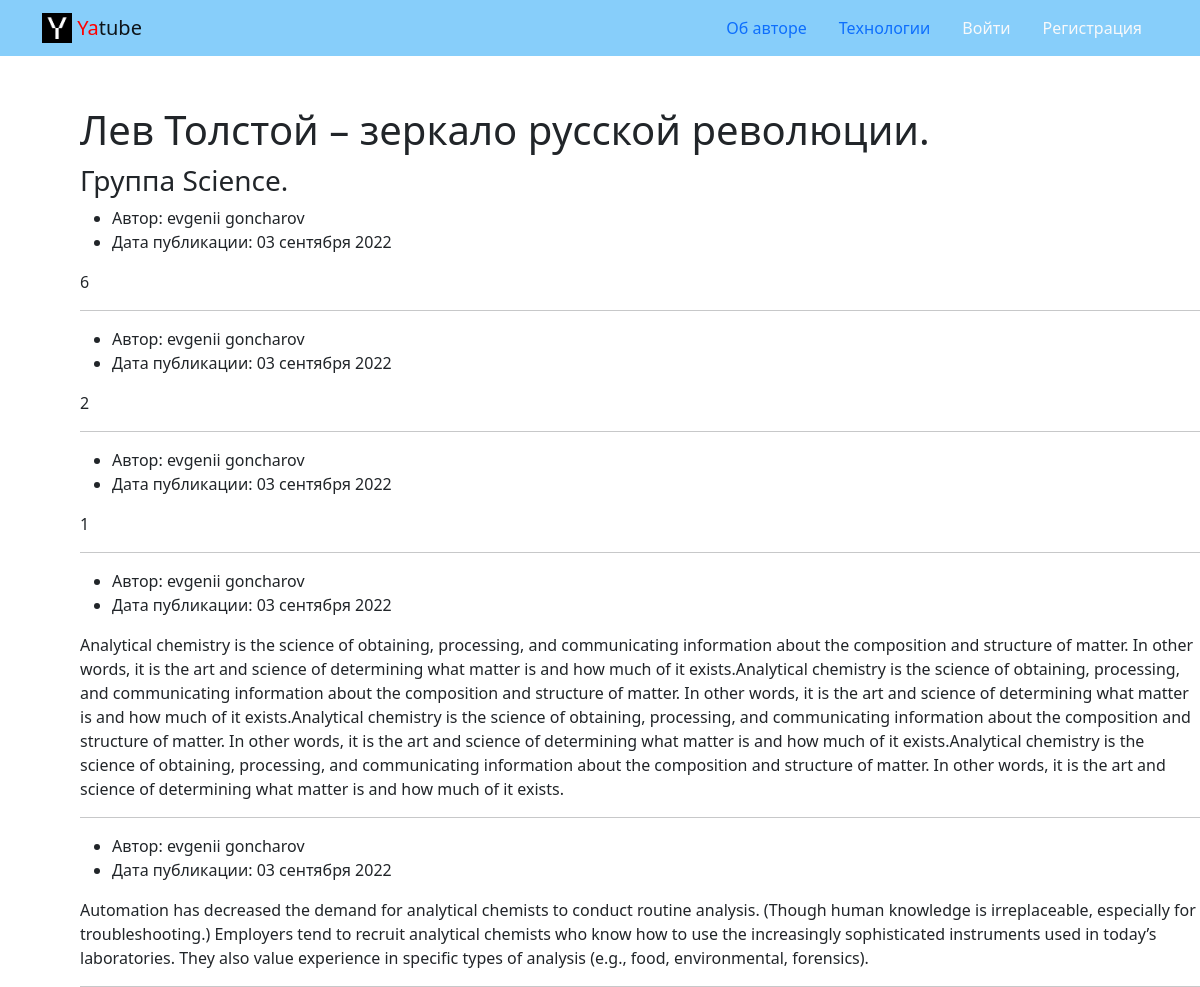
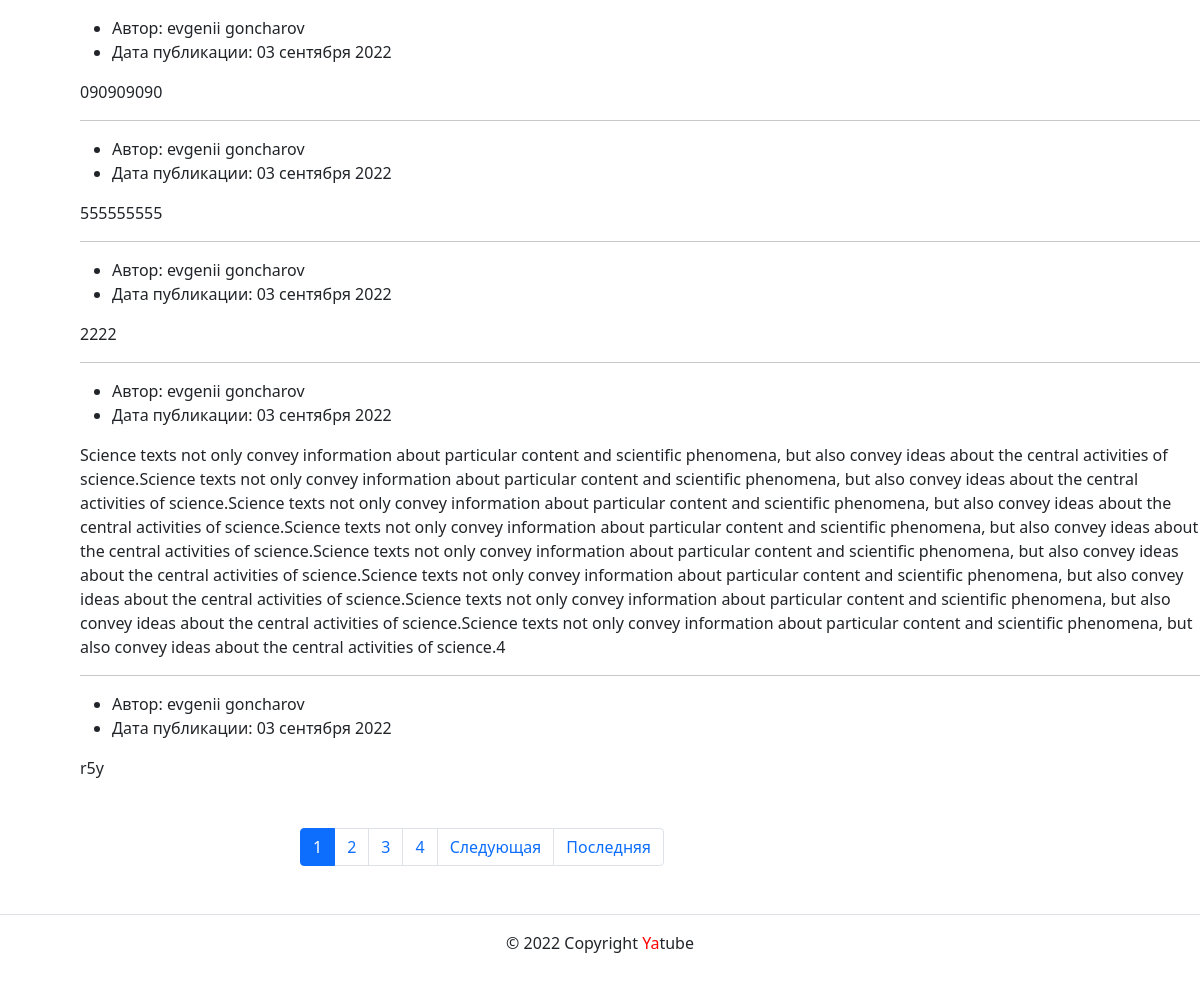
/group/one/, run on an earlier commit of the app's database (2 pictures, top to bottom).
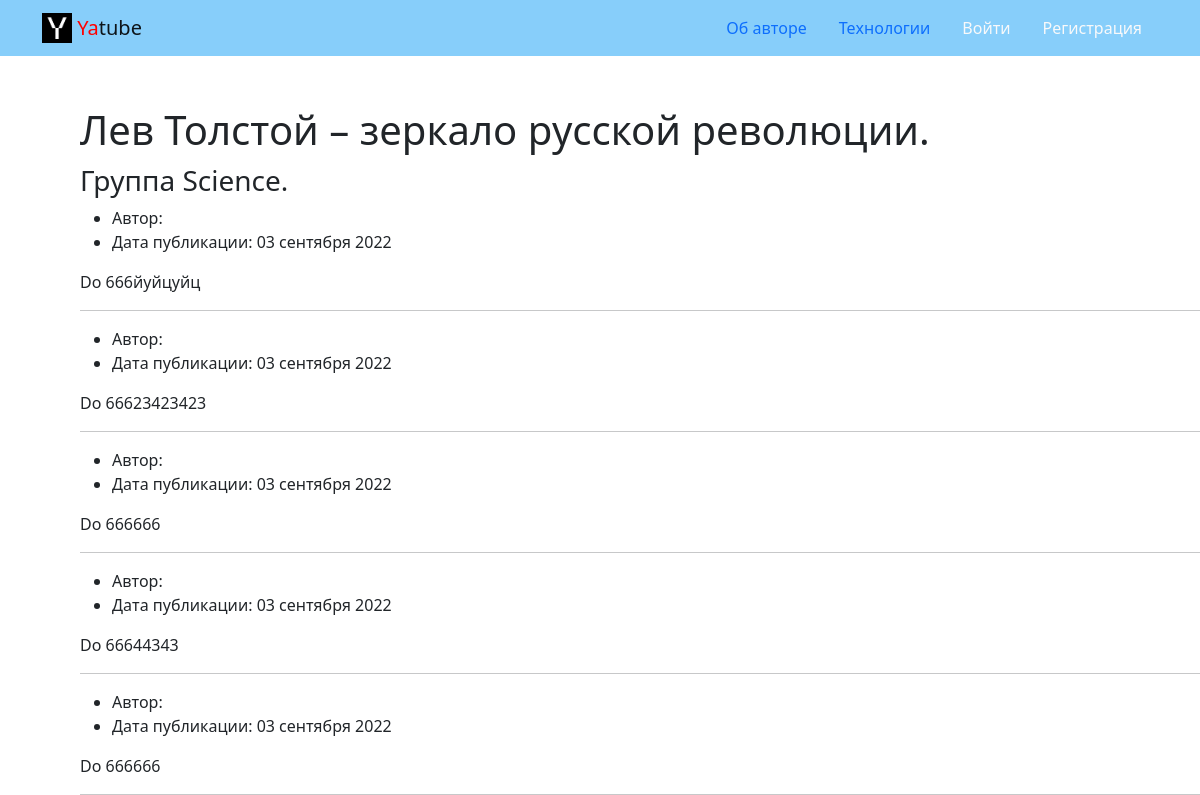
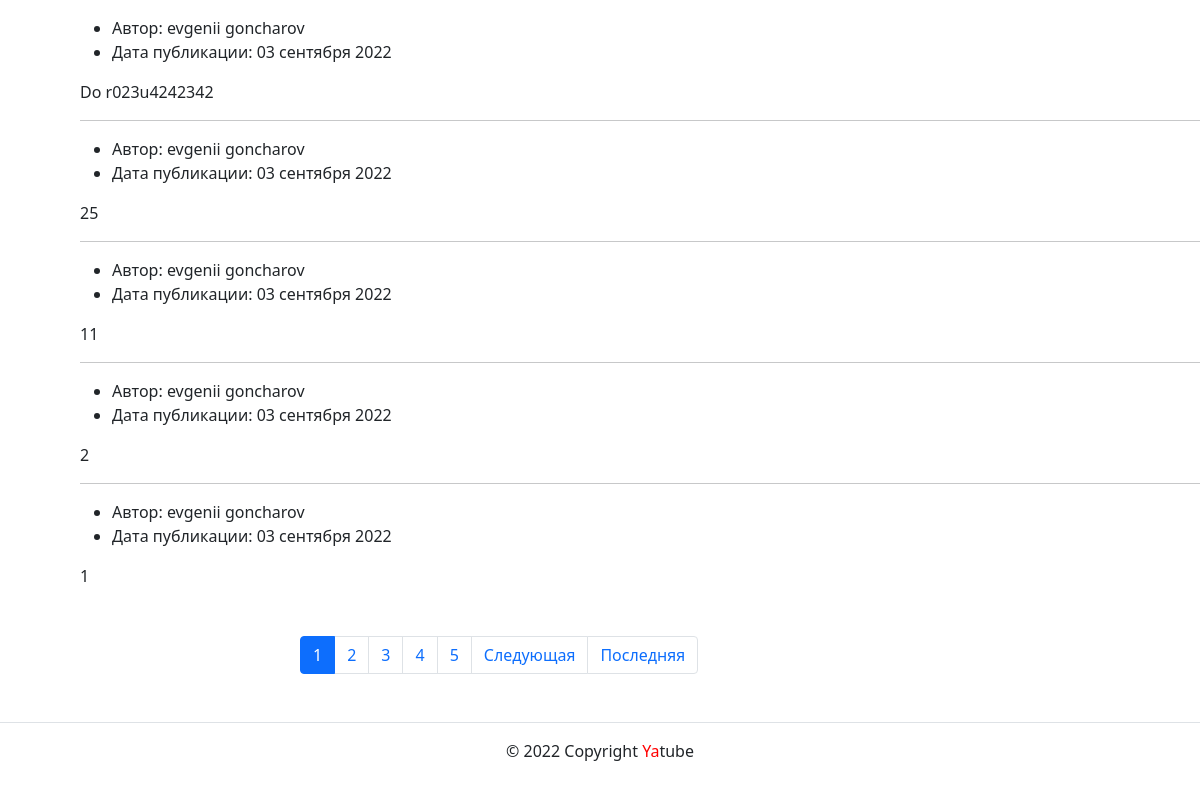
And on a later commit of the database (2 pictures, top to bottom).
### posts/models.py (models this page shows, shortened)
class Post(models.Model):
    text = models.TextField()
    pub_date = models.DateTimeField(auto_now_add=True)
    author = models.ForeignKey(
        User,
        on_delete=models.CASCADE,
        blank=True,
        null=True,
        related_name='posts'
    )
    group = models.ForeignKey(
        Group,
        on_delete=models.SET_NULL,
        max_length=200,
        blank=True,
        null=True,
        related_name='posts'
    )
    class Meta:
        ordering = ('-pub_date',)

### posts/views.py (the view)
def group_list(request, slug):
    group = get_object_or_404(Group, slug=slug)
    title = f'Записи сообщества {slug}'
    posts = group.posts.all()
    template = 'posts/group_list.html'
    paginator = Paginator(posts, 10)
    page_number = request.GET.get('page')
    page_obj = paginator.get_page(page_number)
    context = {
        'page_obj': page_obj,
        'title': title,
        'group': group,
        'posts': posts}
    return render(request, template, context)

### core/context_processors/year.py (called while the page is built)
def year(request):
    return {
        "year": datetime.datetime.now().year
    }

### templates/posts/group_list.html
{% extends 'base.html' %}
{% block content %}
    <h1 style="margin-left: 80px; margin-top: 50px;">Лев Толстой – зеркало русской революции.</h1>
    <h3 style="margin-left: 80px; margin-top: 10px;">Группа {{ group.title }}.</h3>
    {% for post in page_obj %}
        <div style="margin-left: 80px;">
            <ul>
                <li>
                    Автор: {{ post.author.get_full_name }}
                </li>
                <li>
                    Дата публикации: {{ post.pub_date|date:"d E Y" }}
                </li>
            </ul>
            <p>
                {{ post.text }}
            </p>
            {% if not forloop.last %}
                <hr>
            {% endif %}
        </div>
    {% endfor %}
    {% include 'posts/includes/paginator.html' %}
{% endblock %}

What changed in the data, as far as the page shows it:
no longer on this page (row unchanged): Post: author.get_full_name "evgenii goncharov", pub_date "03 сентября 2022", text "Analytical chemistry is the science of obtaining, processing, and communicating information about the composition and structure of matter. In other words, it is the art and science of determining what matter is and how much of it exists.Analytical chemistry is the science of obtaining, processing, and communicating information about the composition and structure of matter. In other words, it is the art and science of determining what matter is and how much of it exists.Analytical chemistry is the science of obtaining, processing, and communicating information about the composition and structure of matter. In other words, it is the art and science of determining what matter is and how much…"
no longer on this page (row unchanged): Post: author.get_full_name "evgenii goncharov", pub_date "03 сентября 2022", text "Automation has decreased the demand for analytical chemists to conduct routine analysis. (Though human knowledge is irreplaceable, especially for troubleshooting.) Employers tend to recruit analytical chemists who know how to use the increasingly sophisticated instruments used in today’s laboratories. They also value experience in specific types of analysis (e.g., food, environmental, forensics)."
no longer on this page (row unchanged): Post: author.get_full_name "evgenii goncharov", pub_date "03 сентября 2022", text "090909090"
no longer on this page (row unchanged): Post: author.get_full_name "evgenii goncharov", pub_date "03 сентября 2022", text "555555555"
no longer on this page (row unchanged): Post: author.get_full_name "evgenii goncharov", pub_date "03 сентября 2022", text "2222"
no longer on this page (row edited): Post: author.get_full_name "evgenii goncharov", pub_date "03 сентября 2022", text "Science texts not only convey information about particular content and scientific phenomena, but also convey ideas about the central activities of science.Science texts not only convey information about particular content and scientific phenomena, but also convey ideas about the central activities of science.Science texts not only convey information about particular content and scientific phenomena, but also convey ideas about the central activities of science.Science texts not only convey information about particular content and scientific phenomena, but also convey ideas about the central activities of science.Science texts not only convey information about particular content and…"
no longer on this page (row unchanged): Post: author.get_full_name "evgenii goncharov", pub_date "03 сентября 2022", text "r5y"
added Post: pub_date "03 сентября 2022", text "Do 666йуйцуйц"
added Post: pub_date "03 сентября 2022", text "Do 66623423423"
added Post: pub_date "03 сентября 2022", text "Do 666666"
added Post: pub_date "03 сентября 2022", text "Do 66644343"
added Post: pub_date "03 сентября 2022", text "Do 666666"
added Post: author.get_full_name "evgenii goncharov", pub_date "03 сентября 2022", text "Do r023u4242342"
added Post: author.get_full_name "evgenii goncharov", pub_date "03 сентября 2022", text "25"
changed Post (number 8 of 10 on the later page): text "6" → "11"
Also different on the page:
new list line: "5"
